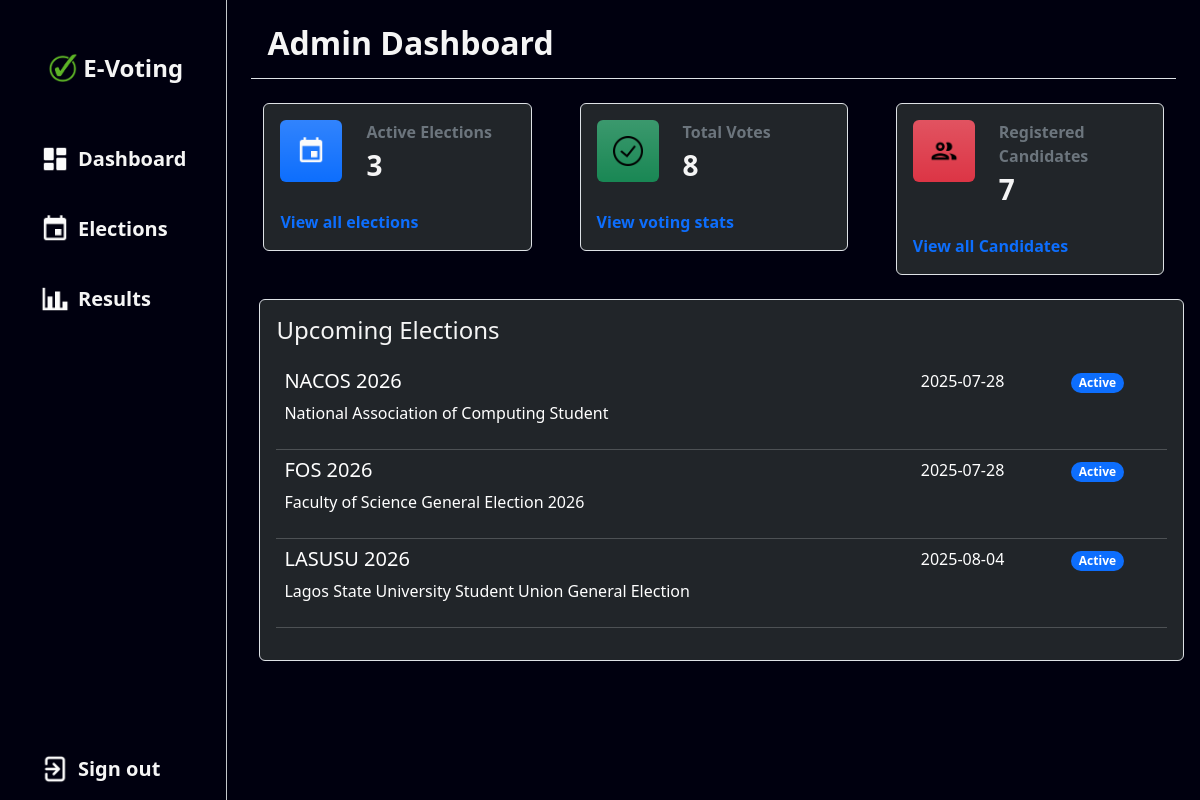
Screenshot of /admin/dashboard.php (signed in) with the database file from the repository.
### tables this page shows
CREATE TABLE `elections` (
  `id` int(11) NOT NULL,
  `title` varchar(150) NOT NULL,
  `description` text DEFAULT NULL,
  `start_date` date NOT NULL,
  `end_date` date NOT NULL,
  `status` enum('active','inactive') DEFAULT 'active',
  `created_at` timestamp NOT NULL DEFAULT current_timestamp(),
  `updated_at` timestamp NOT NULL DEFAULT current_timestamp() ON UPDATE current_timestamp()
);

### admin/dashboard.php (the view, shortened to what this page needs)
<?php
include_once('../includes/connect.php');
if ($_SESSION['verified'] === true) {
?>
    <!DOCTYPE html>
    <html lang="en">
    <head>
        <link rel="stylesheet" href="../asset/style.css" />
        <link rel="stylesheet" href="../asset/bootstrap/css/bootstrap.min.css" />
    </head>
    <body class=" position-relative d-flex" style="background-color: #00000f; color: #f5f5f5;">
        <?php
        include_once "sidenav.php";
        ?>
        <main class="p-md-4 pt-0 w-100">
            <div class="p-3 pt-md-0 d-flex justify-content-between align-items-center pb-2 border-bottom">
                <h4 class=" display-5 fs-2 fw-bold">Admin Dashboard</h4>
            </div>
            <section class="container mt-4">
                <div class="row g-5">
                    <div class="col-4">
                        <div class="p-3 bg-dark border rounded-2">
                            <div class=" mb-4 d-flex gap-4">
                                <span class=" bg-primary bg-gradient rounded-2 h-100 p-3"><img src="../asset/images/calendarr.png" alt="elections" style="width: 30px;"></span>
                                <div>
                                    <p class=" mb-0 fw-semibold text-secondary">Active Elections</p>
                                    <?php
                                    $sql = "SELECT COUNT(*) AS active_elections FROM elections WHERE status = 1";
                                    $stmt = mysqli_query($conn, $sql);
                                    $result = $stmt->fetch_column();
                                    echo '<p class="mb-0 fw-bold fs-3">' . $result . '</p>';
                                    ?>
                                </div>
                            </div>
                            <a href="elections.php" class=" text-decoration-none fw-semibold">View all elections</a>
                        </div>
                    </div>
                    <div class="col-4">
                        <div class="p-3 bg-dark border rounded-2">
                            <div class=" mb-4 d-flex gap-4">
                                <span class=" bg-success bg-gradient rounded-2 h-100 p-3"><img src="../asset/images/tick.png" alt="votes" style="width: 30px;"></span>
                                <div>
                                    <p class=" mb-0 fw-semibold text-secondary">Total Votes</p>
                                    <?php
                                    $sql = "SELECT COUNT(*) AS allvotes FROM votes";
                                    $stmt = mysqli_query($conn, $sql);
                                    $result = $stmt->fetch_column();
                                    echo '<p class="mb-0 fw-bold fs-3">' . $result . '</p>';
                                    ?>
                                </div>
                            </div>
                            <a href="results.php" class=" text-decoration-none fw-semibold">View voting stats</a>
                        </div>
                    </div>
                    <div class="col-4">
                        <div class="p-3 bg-dark border rounded-2">
                            <div class=" mb-4 d-flex gap-4">
                                <span class=" bg-danger bg-gradient rounded-2 h-100 p-3"><img src="../asset/images/people.png" alt="candidate" style="width: 30px;"></span>
                                <div>
                                    <p class=" mb-0 fw-semibold text-secondary">Registered Candidates</p>
                                    <?php
                                    $sql = "SELECT COUNT(*) AS allcandidates FROM candidates";
                                    $stmt = mysqli_query($conn, $sql);
                                    $result = $stmt->fetch_column();
                                    echo '<p class="mb-0 fw-bold fs-3">' . $result . '</p>';
                                    ?>
                                </div>
                            </div>
                            <a href="candidates.php" class=" text-decoration-none fw-semibold">View all Candidates</a>
                        </div>
                    </div>
                </div>
            </section>
            <section class=" container mt-4 ms-2 p-3 bg-dark border rounded-2">
                <h4>Upcoming Elections</h4>
                <table class="table table-dark table-hover mt-3">
                    <tbody><?php
                            $sql = "SELECT * FROM elections ORDER BY start_date";
                            $stmt = mysqli_query($conn, $sql);
                            while ($row = mysqli_fetch_array($stmt)) {
                                echo '
                            <tr>
                            <td>
                                <div class="">
                                    <h5>' . $row['title'] . '</h5>
                                    <p>' . $row['description'] . '</p>
                                </div>
                            </td>
                            <td>' . $row['start_date'] . '</td>
                            <td><span class="badge rounded-pill bg-primary text-capitalize small">' . $row['status'] . '</span></td>
                        </tr>
                            ';
                            }
                            ?>
                    </tbody>
                </table>
            </section>
        </main>
    </body>
    </html>
<?php
} else {
    header("Location: ../login.php");
}
?>

### rows the page displays
elections: title "NACOS 2026", description "National Association of Computing Student", start_date "2025-07-28", status "Active"
elections: title "FOS 2026", description "Faculty of Science General Election 2026", start_date "2025-07-28", status "Active"
elections: title "LASUSU 2026", description "Lagos State University Student Union General Election", start_date "2025-08-04", status "Active"

### other values shown
$result "3"
$result "8"
$result "7"
